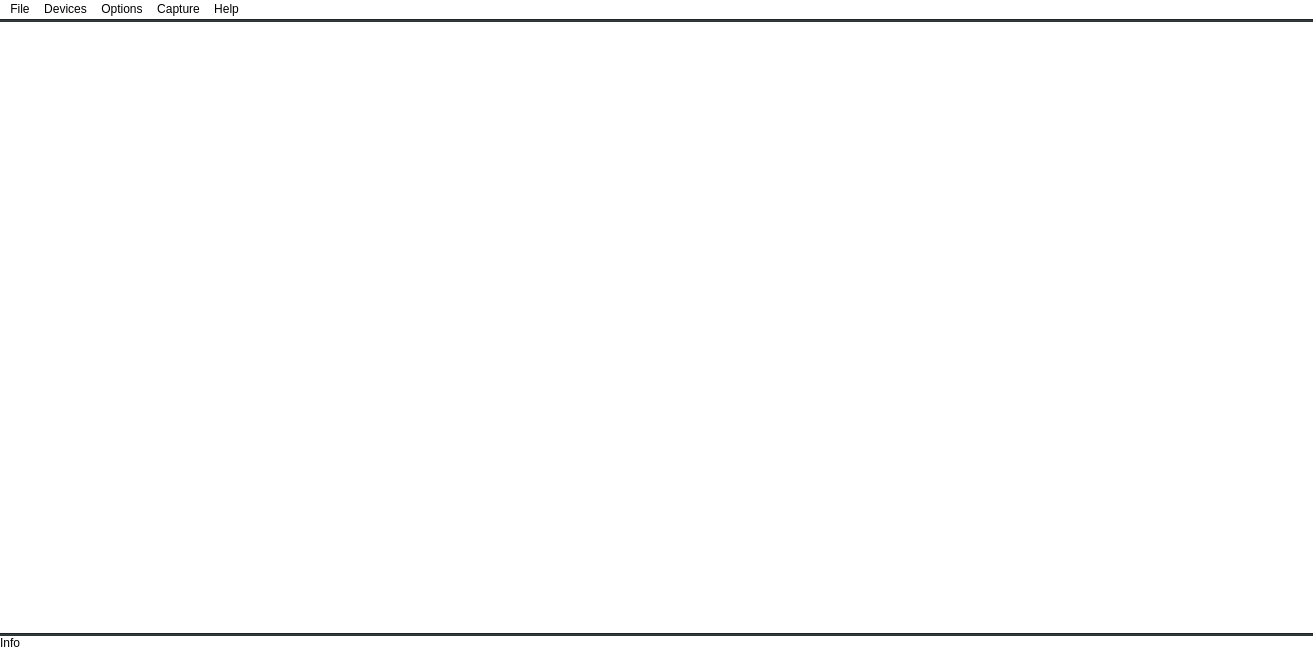
<?xml version="1.0" encoding="UTF-8"?>
<ui version="4.0">
 <class>MainWindow</class>
 <widget class="QMainWindow" name="MainWindow">
  <property name="enabled">
   <bool>true</bool>
  </property>
  <property name="geometry">
   <rect>
    <x>0</x>
    <y>0</y>
    <width>1313</width>
    <height>650</height>
   </rect>
  </property>
  <property name="windowTitle">
   <string>MainWindow</string>
  </property>
  <property name="styleSheet">
   <string notr="true">background-color: #2d3436;
</string>
  </property>
  <widget class="QWidget" name="centralwidget">
   <layout class="QVBoxLayout" name="verticalLayout_5" stretch="0">
    <property name="spacing">
     <number>0</number>
    </property>
    <property name="leftMargin">
     <number>0</number>
    </property>
    <property name="topMargin">
     <number>0</number>
    </property>
    <property name="rightMargin">
     <number>0</number>
    </property>
    <property name="bottomMargin">
     <number>0</number>
    </property>
    <item>
     <layout class="QVBoxLayout" name="verticalLayout" stretch="0,8,0,0">
      <property name="spacing">
       <number>0</number>
      </property>
      <property name="topMargin">
       <number>0</number>
      </property>
      <property name="bottomMargin">
       <number>0</number>
      </property>
      <item>
       <widget class="Line" name="line_2">
        <property name="orientation">
         <enum>Qt::Orientation::Horizontal</enum>
        </property>
       </widget>
      </item>
      <item>
       <layout class="QHBoxLayout" name="horizontalLayout">
        <item>
         <widget class="QLabel" name="videoLabel">
          <property name="sizePolicy">
           <sizepolicy hsizetype="Expanding" vsizetype="Expanding">
            <horstretch>0</horstretch>
            <verstretch>0</verstretch>
           </sizepolicy>
          </property>
          <property name="layoutDirection">
           <enum>Qt::LayoutDirection::LeftToRight</enum>
          </property>
          <property name="styleSheet">
           <string notr="true">background-color: rgb(255, 255, 255);</string>
          </property>
          <property name="text">
           <string/>
          </property>
          <property name="alignment">
           <set>Qt::AlignmentFlag::AlignCenter</set>
          </property>
         </widget>
        </item>
       </layout>
      </item>
      <item>
       <widget class="Line" name="line">
        <property name="orientation">
         <enum>Qt::Orientation::Horizontal</enum>
        </property>
       </widget>
      </item>
      <item>
       <layout class="QHBoxLayout" name="horizontalLayout_2">
        <item>
         <widget class="QLabel" name="Info">
          <property name="styleSheet">
           <string notr="true">background-color: rgb(255, 255, 255);
color: rgb(0, 0, 0);</string>
          </property>
          <property name="text">
           <string>Info</string>
          </property>
         </widget>
        </item>
       </layout>
      </item>
     </layout>
    </item>
   </layout>
  </widget>
  <widget class="QMenuBar" name="menubar">
   <property name="geometry">
    <rect>
     <x>0</x>
     <y>0</y>
     <width>1313</width>
     <height>20</height>
    </rect>
   </property>
   <property name="styleSheet">
    <string notr="true">QMenuBar
{
	color: black;
	background-color: white;
}
QMenu
{
	color: #dfe6e9;
	background-color: #2d3436;
	border: 1px solid gray;
}
QAction
{
	color: #dfe6e9;
	border: 1px solid #dfe6e9;
}</string>
   </property>
   <widget class="QMenu" name="menuOption">
    <property name="styleSheet">
     <string notr="true">background-color: white;
color: rgb(0, 0, 0);</string>
    </property>
    <property name="title">
     <string>Options</string>
    </property>
    <addaction name="separator"/>
    <addaction name="action_Option_Video_Capture_Filter"/>
    <addaction name="action_Option_Video_Capture_pin"/>
   </widget>
   <widget class="QMenu" name="menuDevices">
    <property name="styleSheet">
     <string notr="true">background-color: white;
color: rgb(0, 0, 0);</string>
    </property>
    <property name="title">
     <string>Devices</string>
    </property>
    <addaction name="separator"/>
   </widget>
   <widget class="QMenu" name="menuFile">
    <property name="styleSheet">
     <string notr="true">background-color: white;
border-color: gray;
color: rgb(0, 0, 0);</string>
    </property>
    <property name="title">
     <string>File</string>
    </property>
    <addaction name="action_File_Set_Video_Directory"/>
    <addaction name="action_File_Set_Image_Directory"/>
    <addaction name="separator"/>
    <addaction name="separator"/>
    <addaction name="action_File_Exit"/>
   </widget>
   <widget class="QMenu" name="menuCapture">
    <property name="styleSheet">
     <string notr="true">background-color: white;
color: rgb(0, 0, 0);</string>
    </property>
    <property name="title">
     <string>Capture</string>
    </property>
    <widget class="QMenu" name="menu_Capture_Master_Stream">
     <property name="title">
      <string>Master Stream</string>
     </property>
     <addaction name="action_Capture_Master_Stream_None"/>
     <addaction name="action_Capture_Master_Stream_Audio"/>
     <addaction name="action_Capture_Master_Stream_Video"/>
    </widget>
    <addaction name="action_Capture_Capture_Image"/>
    <addaction name="action_Capture_Start_Recording"/>
    <addaction name="action_Capture_Stop_Recording"/>
    <addaction name="separator"/>
    <addaction name="action_Capture_Capture_Audio"/>
    <addaction name="menu_Capture_Master_Stream"/>
    <addaction name="action_Capture_Set_Frame_Rate"/>
    <addaction name="action_Capture_Set_Time_Limit"/>
    <addaction name="action_Capture_Set_Video_Compressor"/>
    <addaction name="separator"/>
    <addaction name="action_Capture_Capture_Buffer_Data"/>
    <addaction name="separator"/>
   </widget>
   <widget class="QMenu" name="menuHelp">
    <property name="styleSheet">
     <string notr="true">background-color: white;
color: rgb(0, 0, 0);</string>
    </property>
    <property name="title">
     <string>Help</string>
    </property>
    <addaction name="action_Help_About"/>
   </widget>
   <addaction name="menuFile"/>
   <addaction name="menuDevices"/>
   <addaction name="menuOption"/>
   <addaction name="menuCapture"/>
   <addaction name="menuHelp"/>
  </widget>
  <action name="action_Option_Preview">
   <property name="checkable">
    <bool>true</bool>
   </property>
   <property name="checked">
    <bool>false</bool>
   </property>
   <property name="text">
    <string>Preview</string>
   </property>
   <property name="visible">
    <bool>true</bool>
   </property>
  </action>
  <action name="actionSelect">
   <property name="text">
    <string>Select</string>
   </property>
  </action>
  <action name="actionView">
   <property name="text">
    <string>View</string>
   </property>
  </action>
  <action name="action_File_Open">
   <property name="text">
    <string>Open</string>
   </property>
  </action>
  <action name="action_File_Set_Video_Directory">
   <property name="enabled">
    <bool>true</bool>
   </property>
   <property name="text">
    <string>Set Video Directory</string>
   </property>
  </action>
  <action name="action_File_Set_Image_Directory">
   <property name="text">
    <string>Set Image Directory</string>
   </property>
  </action>
  <action name="action_File_Save_Captured_Video_As">
   <property name="text">
    <string>Save Captured Video As...</string>
   </property>
  </action>
  <action name="action_File_Exit">
   <property name="text">
    <string>Exit</string>
   </property>
  </action>
  <action name="action_Devices_Cameras">
   <property name="text">
    <string>Cameras</string>
   </property>
  </action>
  <action name="action_Devices_Audios">
   <property name="text">
    <string>Audios</string>
   </property>
  </action>
  <action name="action_Option_Video_Capture_Filter">
   <property name="text">
    <string>Video Capture Filter...</string>
   </property>
  </action>
  <action name="action_Option_Video_Capture_pin">
   <property name="text">
    <string>Video Capture Pin...</string>
   </property>
  </action>
  <action name="action_Capture_Start_Recording">
   <property name="text">
    <string>Start Recording Video</string>
   </property>
  </action>
  <action name="action_Capture_Stop_Recording">
   <property name="text">
    <string>Stop Recording Video</string>
   </property>
  </action>
  <action name="action_Capture_Capture_Audio">
   <property name="text">
    <string>Capture Audio</string>
   </property>
  </action>
  <action name="action_Capture_Master_Stream_None">
   <property name="text">
    <string>None</string>
   </property>
  </action>
  <action name="action_Capture_Master_Stream_Audio">
   <property name="text">
    <string>Audio</string>
   </property>
  </action>
  <action name="action_Capture_Master_Stream_Video">
   <property name="text">
    <string>Video</string>
   </property>
  </action>
  <action name="action_Capture_Set_Frame_Rate">
   <property name="text">
    <string>Set Frame Rate...</string>
   </property>
  </action>
  <action name="action_Capture_Set_Time_Limit">
   <property name="text">
    <string>Set Time Limit...</string>
   </property>
  </action>
  <action name="action_Capture_Set_Video_Compressor">
   <property name="text">
    <string>Set Video Compressor...</string>
   </property>
  </action>
  <action name="action_Capture_Capture_Buffer_Data">
   <property name="text">
    <string>Capture Buffer Data...</string>
   </property>
  </action>
  <action name="action_Capture_Capture_Prevciew_Picture">
   <property name="text">
    <string>Capture Prevciew Picture...</string>
   </property>
  </action>
  <action name="action_Photo_Start_Photo_F3">
   <property name="text">
    <string>Start Photo</string>
   </property>
  </action>
  <action name="action_Photo_Set_Photo_Format">
   <property name="text">
    <string>Set Photo Format</string>
   </property>
  </action>
  <action name="action_Help_About">
   <property name="text">
    <string>About...</string>
   </property>
  </action>
  <action name="action_Capture_Capture_Image">
   <property name="text">
    <string>Capture Image</string>
   </property>
  </action>
 </widget>
 <resources/>
 <connections/>
</ui>
